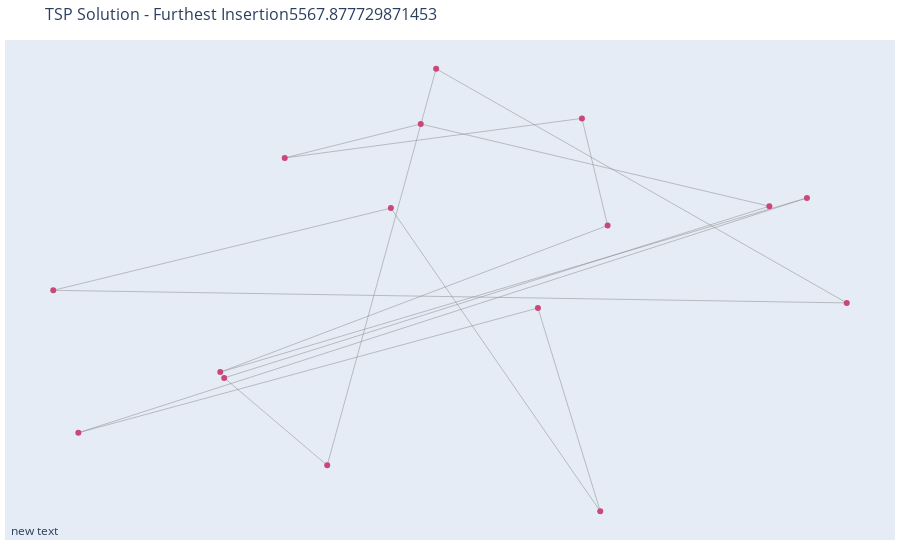
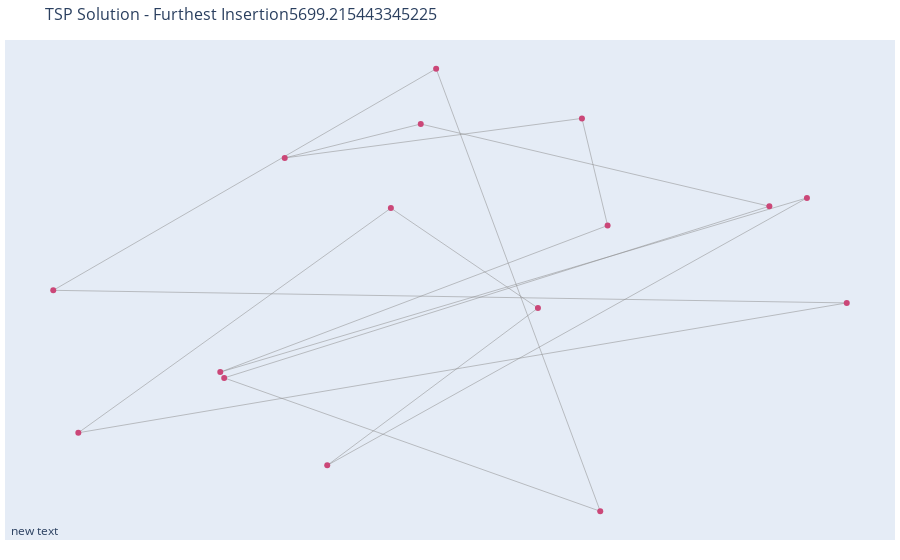
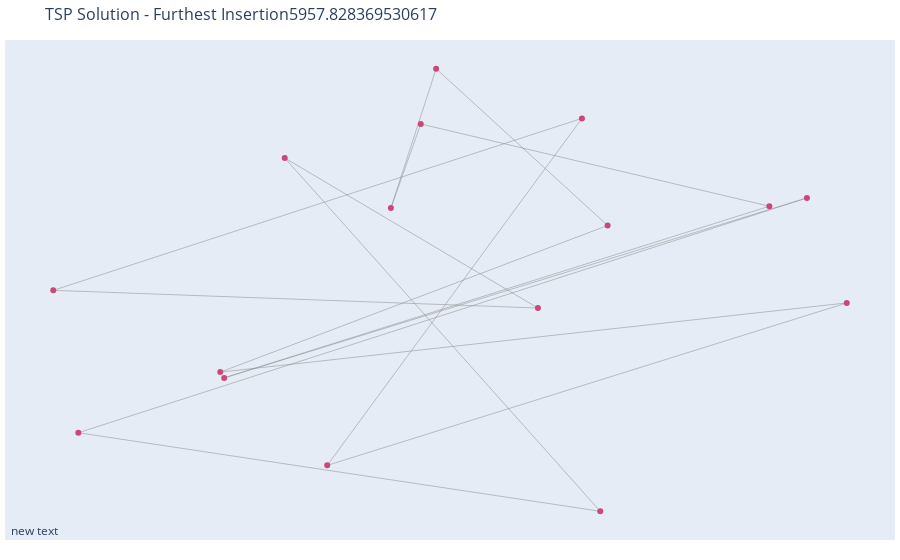
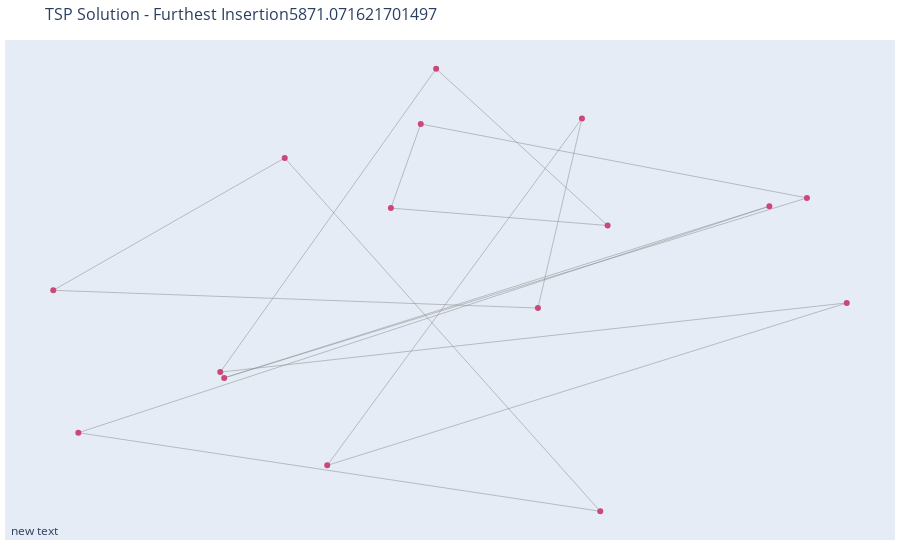

Notebook cell for these charts, in order:
### Code cell
for _ in range(16):
    print(_)
    FI.solve(init_give=True,initial_city=_)

### Figure 1 — Plotly figure (JSON) as saved in the notebook; plotly's stock layout.template omitted (floating-point values rounded to 4 significant figures)
{"data": [{"hoverinfo": "none", "line": {"color": "#888", "width": 0.5}, "mode": "lines", "type": "scatter", "x": [9.18, 10.14, null, 9.18, 8.276, null, 11.58, 9.739, null, 11.58, 11.03, null, 13.39, 6.996, null, 13.39, 8.242, null, 13.06, 10.0, null, 13.06, 8.276, null, 8.807, 11.41, null, 8.807, 10.0, null, 8.242, 11.64, null, 9.739, 6.776, null, 11.41, 11.64, null, 6.776, 13.74, null, 6.996, 11.03, null, 13.74, 10.14, null], "y": [48.78, 54.32, null, 48.78, 50.0, null, 48.14, 52.37, null, 48.14, 50.98, null, 52.52, 49.23, null, 52.52, 50.08, null, 52.4, 53.55, null, 52.4, 50.0, null, 53.08, 53.63, null, 53.08, 53.55, null, 50.08, 52.13, null, 52.37, 51.23, null, 53.63, 52.13, null, 51.23, 51.05, null, 49.23, 50.98, null, 51.05, 54.32, null]}, {"hoverinfo": "text", "line": {"width": 2}, "marker": {"color": [2, 2, 2, 2, 2, 2, 2, 2, 2, 2, 2, 2, 2, 2, 2, 2]}, "mode": "markers", "text": ["Stuttgart", "Munich", "Berlin", "Potsdam", "Bremen", "Hamburg", "Wiesbaden", "Hanover", "Schwerin", "Düsseldorf", "Mainz", "Saarbrücken", "Dresden", "Magdeburg", "Kiel", "Erfurt"], "type": "scatter", "x": [9.18, 11.58, 13.39, 13.06, 8.807, 10.0, 8.242, 9.739, 11.41, 6.776, 8.276, 6.996, 13.74, 11.64, 10.14, 11.03], "y": [48.78, 48.14, 52.52, 52.4, 53.08, 53.55, 50.08, 52.37, 53.63, 51.23, 50.0, 49.23, 51.05, 52.13, 54.32, 50.98]}], "layout": {"annotations": [{"showarrow": false, "x": 0.005, "xref": "paper", "y": -0.002, "yref": "paper"}], "hovermode": "closest", "margin": {"b": 20, "l": 5, "r": 5, "t": 40}, "showlegend": false, "title": {"font": {"size": 16}, "text": "TSP Solution - Furthest Insertion5567.877729871453"}, "xaxis": {"showgrid": false, "showticklabels": false, "zeroline": false}, "yaxis": {"showgrid": false, "showticklabels": false, "zeroline": false}}}

### Figure 2 — Plotly figure (JSON) as saved in the notebook; plotly's stock layout.template omitted (floating-point values rounded to 4 significant figures)
{"data": [{"hoverinfo": "none", "line": {"color": "#888", "width": 0.5}, "mode": "lines", "type": "scatter", "x": [9.18, 11.03, null, 9.18, 13.39, null, 11.58, 10.14, null, 11.58, 8.276, null, 13.39, 8.242, null, 13.06, 10.0, null, 13.06, 8.276, null, 8.807, 11.41, null, 8.807, 10.0, null, 8.242, 11.64, null, 9.739, 6.996, null, 9.739, 11.03, null, 11.41, 11.64, null, 6.776, 10.14, null, 6.776, 13.74, null, 6.996, 13.74, null], "y": [48.78, 50.98, null, 48.78, 52.52, null, 48.14, 54.32, null, 48.14, 50.0, null, 52.52, 50.08, null, 52.4, 53.55, null, 52.4, 50.0, null, 53.08, 53.63, null, 53.08, 53.55, null, 50.08, 52.13, null, 52.37, 49.23, null, 52.37, 50.98, null, 53.63, 52.13, null, 51.23, 54.32, null, 51.23, 51.05, null, 49.23, 51.05, null]}, {"hoverinfo": "text", "line": {"width": 2}, "marker": {"color": [2, 2, 2, 2, 2, 2, 2, 2, 2, 2, 2, 2, 2, 2, 2, 2]}, "mode": "markers", "text": ["Stuttgart", "Munich", "Berlin", "Potsdam", "Bremen", "Hamburg", "Wiesbaden", "Hanover", "Schwerin", "Düsseldorf", "Mainz", "Saarbrücken", "Dresden", "Magdeburg", "Kiel", "Erfurt"], "type": "scatter", "x": [9.18, 11.58, 13.39, 13.06, 8.807, 10.0, 8.242, 9.739, 11.41, 6.776, 8.276, 6.996, 13.74, 11.64, 10.14, 11.03], "y": [48.78, 48.14, 52.52, 52.4, 53.08, 53.55, 50.08, 52.37, 53.63, 51.23, 50.0, 49.23, 51.05, 52.13, 54.32, 50.98]}], "layout": {"annotations": [{"showarrow": false, "x": 0.005, "xref": "paper", "y": -0.002, "yref": "paper"}], "hovermode": "closest", "margin": {"b": 20, "l": 5, "r": 5, "t": 40}, "showlegend": false, "title": {"font": {"size": 16}, "text": "TSP Solution - Furthest Insertion5699.215443345225"}, "xaxis": {"showgrid": false, "showticklabels": false, "zeroline": false}, "yaxis": {"showgrid": false, "showticklabels": false, "zeroline": false}}}

### Figure 3 — Plotly figure (JSON) as saved in the notebook; plotly's stock layout.template omitted (floating-point values rounded to 4 significant figures)
{"data": [{"hoverinfo": "none", "line": {"color": "#888", "width": 0.5}, "mode": "lines", "type": "scatter", "x": [9.18, 11.41, null, 9.18, 13.74, null, 11.58, 6.996, null, 11.58, 8.807, null, 13.39, 6.996, null, 13.39, 8.276, null, 13.06, 10.0, null, 13.06, 8.276, null, 8.807, 11.03, null, 10.0, 9.739, null, 8.242, 13.74, null, 8.242, 11.64, null, 9.739, 10.14, null, 11.41, 6.776, null, 6.776, 11.03, null, 11.64, 10.14, null], "y": [48.78, 53.63, null, 48.78, 51.05, null, 48.14, 49.23, null, 48.14, 53.08, null, 52.52, 49.23, null, 52.52, 50.0, null, 52.4, 53.55, null, 52.4, 50.0, null, 53.08, 50.98, null, 53.55, 52.37, null, 50.08, 51.05, null, 50.08, 52.13, null, 52.37, 54.32, null, 53.63, 51.23, null, 51.23, 50.98, null, 52.13, 54.32, null]}, {"hoverinfo": "text", "line": {"width": 2}, "marker": {"color": [2, 2, 2, 2, 2, 2, 2, 2, 2, 2, 2, 2, 2, 2, 2, 2]}, "mode": "markers", "text": ["Stuttgart", "Munich", "Berlin", "Potsdam", "Bremen", "Hamburg", "Wiesbaden", "Hanover", "Schwerin", "Düsseldorf", "Mainz", "Saarbrücken", "Dresden", "Magdeburg", "Kiel", "Erfurt"], "type": "scatter", "x": [9.18, 11.58, 13.39, 13.06, 8.807, 10.0, 8.242, 9.739, 11.41, 6.776, 8.276, 6.996, 13.74, 11.64, 10.14, 11.03], "y": [48.78, 48.14, 52.52, 52.4, 53.08, 53.55, 50.08, 52.37, 53.63, 51.23, 50.0, 49.23, 51.05, 52.13, 54.32, 50.98]}], "layout": {"annotations": [{"showarrow": false, "x": 0.005, "xref": "paper", "y": -0.002, "yref": "paper"}], "hovermode": "closest", "margin": {"b": 20, "l": 5, "r": 5, "t": 40}, "showlegend": false, "title": {"font": {"size": 16}, "text": "TSP Solution - Furthest Insertion5957.828369530617"}, "xaxis": {"showgrid": false, "showticklabels": false, "zeroline": false}, "yaxis": {"showgrid": false, "showticklabels": false, "zeroline": false}}}

### Figure 4 — Plotly figure (JSON) as saved in the notebook; plotly's stock layout.template omitted (floating-point values rounded to 4 significant figures)
{"data": [{"hoverinfo": "none", "line": {"color": "#888", "width": 0.5}, "mode": "lines", "type": "scatter", "x": [9.18, 11.41, null, 9.18, 13.74, null, 11.58, 6.996, null, 11.58, 8.807, null, 13.39, 10.0, null, 13.39, 8.276, null, 13.06, 6.996, null, 13.06, 8.276, null, 8.807, 6.776, null, 10.0, 9.739, null, 8.242, 13.74, null, 8.242, 10.14, null, 9.739, 11.64, null, 11.41, 11.03, null, 6.776, 11.03, null, 11.64, 10.14, null], "y": [48.78, 53.63, null, 48.78, 51.05, null, 48.14, 49.23, null, 48.14, 53.08, null, 52.52, 53.55, null, 52.52, 50.0, null, 52.4, 49.23, null, 52.4, 50.0, null, 53.08, 51.23, null, 53.55, 52.37, null, 50.08, 51.05, null, 50.08, 54.32, null, 52.37, 52.13, null, 53.63, 50.98, null, 51.23, 50.98, null, 52.13, 54.32, null]}, {"hoverinfo": "text", "line": {"width": 2}, "marker": {"color": [2, 2, 2, 2, 2, 2, 2, 2, 2, 2, 2, 2, 2, 2, 2, 2]}, "mode": "markers", "text": ["Stuttgart", "Munich", "Berlin", "Potsdam", "Bremen", "Hamburg", "Wiesbaden", "Hanover", "Schwerin", "Düsseldorf", "Mainz", "Saarbrücken", "Dresden", "Magdeburg", "Kiel", "Erfurt"], "type": "scatter", "x": [9.18, 11.58, 13.39, 13.06, 8.807, 10.0, 8.242, 9.739, 11.41, 6.776, 8.276, 6.996, 13.74, 11.64, 10.14, 11.03], "y": [48.78, 48.14, 52.52, 52.4, 53.08, 53.55, 50.08, 52.37, 53.63, 51.23, 50.0, 49.23, 51.05, 52.13, 54.32, 50.98]}], "layout": {"annotations": [{"showarrow": false, "x": 0.005, "xref": "paper", "y": -0.002, "yref": "paper"}], "hovermode": "closest", "margin": {"b": 20, "l": 5, "r": 5, "t": 40}, "showlegend": false, "title": {"font": {"size": 16}, "text": "TSP Solution - Furthest Insertion5871.071621701497"}, "xaxis": {"showgrid": false, "showticklabels": false, "zeroline": false}, "yaxis": {"showgrid": false, "showticklabels": false, "zeroline": false}}}
